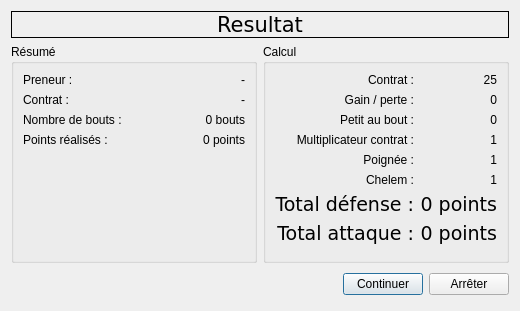
<ui version="4.0" >
 <class>ResultUI</class>
 <widget class="QDialog" name="ResultUI" >
  <property name="geometry" >
   <rect>
    <x>0</x>
    <y>0</y>
    <width>520</width>
    <height>311</height>
   </rect>
  </property>
  <property name="windowTitle" >
   <string>Résultat</string>
  </property>
  <layout class="QGridLayout" >
   <item row="0" column="0" colspan="2" >
    <widget class="QLabel" name="lblResultat" >
     <property name="sizePolicy" >
      <sizepolicy vsizetype="Fixed" hsizetype="Preferred" >
       <horstretch>0</horstretch>
       <verstretch>0</verstretch>
      </sizepolicy>
     </property>
     <property name="font" >
      <font>
       <family>Verdana</family>
       <pointsize>16</pointsize>
       <weight>50</weight>
       <italic>false</italic>
       <bold>false</bold>
       <underline>false</underline>
       <strikeout>false</strikeout>
      </font>
     </property>
     <property name="frameShape" >
      <enum>QFrame::Box</enum>
     </property>
     <property name="text" >
      <string>Resultat</string>
     </property>
     <property name="textFormat" >
      <enum>Qt::RichText</enum>
     </property>
     <property name="scaledContents" >
      <bool>false</bool>
     </property>
     <property name="alignment" >
      <set>Qt::AlignCenter</set>
     </property>
    </widget>
   </item>
   <item row="1" column="0" >
    <widget class="QGroupBox" name="groupBox" >
     <property name="title" >
      <string>Résumé</string>
     </property>
     <layout class="QGridLayout" >
      <property name="leftMargin" >
       <number>9</number>
      </property>
      <property name="topMargin" >
       <number>9</number>
      </property>
      <property name="rightMargin" >
       <number>9</number>
      </property>
      <property name="bottomMargin" >
       <number>9</number>
      </property>
      <property name="horizontalSpacing" >
       <number>6</number>
      </property>
      <property name="verticalSpacing" >
       <number>6</number>
      </property>
      <item row="0" column="0" >
       <layout class="QHBoxLayout" >
        <property name="spacing" >
         <number>6</number>
        </property>
        <property name="leftMargin" >
         <number>0</number>
        </property>
        <property name="topMargin" >
         <number>0</number>
        </property>
        <property name="rightMargin" >
         <number>0</number>
        </property>
        <property name="bottomMargin" >
         <number>0</number>
        </property>
        <item>
         <layout class="QVBoxLayout" >
          <property name="spacing" >
           <number>6</number>
          </property>
          <property name="leftMargin" >
           <number>0</number>
          </property>
          <property name="topMargin" >
           <number>0</number>
          </property>
          <property name="rightMargin" >
           <number>0</number>
          </property>
          <property name="bottomMargin" >
           <number>0</number>
          </property>
          <item>
           <widget class="QLabel" name="TextLabel1" >
            <property name="text" >
             <string>Preneur :</string>
            </property>
           </widget>
          </item>
          <item>
           <widget class="QLabel" name="TextLabel2" >
            <property name="text" >
             <string>Contrat :</string>
            </property>
           </widget>
          </item>
          <item>
           <widget class="QLabel" name="TextLabel3" >
            <property name="text" >
             <string>Nombre de bouts :</string>
            </property>
           </widget>
          </item>
          <item>
           <widget class="QLabel" name="TextLabel5" >
            <property name="text" >
             <string>Points réalisés :</string>
            </property>
           </widget>
          </item>
         </layout>
        </item>
        <item>
         <layout class="QVBoxLayout" >
          <property name="spacing" >
           <number>6</number>
          </property>
          <property name="leftMargin" >
           <number>0</number>
          </property>
          <property name="topMargin" >
           <number>0</number>
          </property>
          <property name="rightMargin" >
           <number>0</number>
          </property>
          <property name="bottomMargin" >
           <number>0</number>
          </property>
          <item>
           <widget class="QLabel" name="lblPreneur" >
            <property name="text" >
             <string>-</string>
            </property>
            <property name="alignment" >
             <set>Qt::AlignRight|Qt::AlignTrailing|Qt::AlignVCenter</set>
            </property>
           </widget>
          </item>
          <item>
           <widget class="QLabel" name="lblContrat" >
            <property name="text" >
             <string>-</string>
            </property>
            <property name="alignment" >
             <set>Qt::AlignRight|Qt::AlignTrailing|Qt::AlignVCenter</set>
            </property>
           </widget>
          </item>
          <item>
           <widget class="QLabel" name="lblNbBouts" >
            <property name="text" >
             <string>0 bouts</string>
            </property>
            <property name="alignment" >
             <set>Qt::AlignRight|Qt::AlignTrailing|Qt::AlignVCenter</set>
            </property>
           </widget>
          </item>
          <item>
           <widget class="QLabel" name="lblPoints" >
            <property name="text" >
             <string>0 points</string>
            </property>
            <property name="alignment" >
             <set>Qt::AlignRight|Qt::AlignTrailing|Qt::AlignVCenter</set>
            </property>
           </widget>
          </item>
         </layout>
        </item>
       </layout>
      </item>
      <item row="1" column="0" >
       <spacer>
        <property name="orientation" >
         <enum>Qt::Vertical</enum>
        </property>
        <property name="sizeHint" >
         <size>
          <width>20</width>
          <height>40</height>
         </size>
        </property>
       </spacer>
      </item>
     </layout>
    </widget>
   </item>
   <item row="1" column="1" >
    <widget class="QGroupBox" name="groupBox_2" >
     <property name="title" >
      <string>Calcul</string>
     </property>
     <layout class="QGridLayout" >
      <property name="leftMargin" >
       <number>9</number>
      </property>
      <property name="topMargin" >
       <number>9</number>
      </property>
      <property name="rightMargin" >
       <number>9</number>
      </property>
      <property name="bottomMargin" >
       <number>9</number>
      </property>
      <property name="horizontalSpacing" >
       <number>6</number>
      </property>
      <property name="verticalSpacing" >
       <number>6</number>
      </property>
      <item row="0" column="0" >
       <layout class="QHBoxLayout" >
        <property name="spacing" >
         <number>6</number>
        </property>
        <property name="leftMargin" >
         <number>0</number>
        </property>
        <property name="topMargin" >
         <number>0</number>
        </property>
        <property name="rightMargin" >
         <number>0</number>
        </property>
        <property name="bottomMargin" >
         <number>0</number>
        </property>
        <item>
         <layout class="QVBoxLayout" >
          <property name="spacing" >
           <number>6</number>
          </property>
          <property name="leftMargin" >
           <number>0</number>
          </property>
          <property name="topMargin" >
           <number>0</number>
          </property>
          <property name="rightMargin" >
           <number>0</number>
          </property>
          <property name="bottomMargin" >
           <number>0</number>
          </property>
          <item>
           <widget class="QLabel" name="TextLabel1_2" >
            <property name="text" >
             <string>Contrat :</string>
            </property>
            <property name="alignment" >
             <set>Qt::AlignRight|Qt::AlignTrailing|Qt::AlignVCenter</set>
            </property>
           </widget>
          </item>
          <item>
           <widget class="QLabel" name="TextLabel2_2" >
            <property name="text" >
             <string>Gain / perte :</string>
            </property>
            <property name="alignment" >
             <set>Qt::AlignRight|Qt::AlignTrailing|Qt::AlignVCenter</set>
            </property>
           </widget>
          </item>
          <item>
           <widget class="QLabel" name="TextLabel4_2" >
            <property name="text" >
             <string>Petit au bout :</string>
            </property>
            <property name="alignment" >
             <set>Qt::AlignRight|Qt::AlignTrailing|Qt::AlignVCenter</set>
            </property>
           </widget>
          </item>
          <item>
           <widget class="QLabel" name="TextLabel3_2" >
            <property name="text" >
             <string>Multiplicateur contrat :</string>
            </property>
            <property name="alignment" >
             <set>Qt::AlignRight|Qt::AlignTrailing|Qt::AlignVCenter</set>
            </property>
           </widget>
          </item>
          <item>
           <widget class="QLabel" name="TextLabel5_2" >
            <property name="text" >
             <string>Poignée :</string>
            </property>
            <property name="alignment" >
             <set>Qt::AlignRight|Qt::AlignTrailing|Qt::AlignVCenter</set>
            </property>
           </widget>
          </item>
          <item>
           <widget class="QLabel" name="TextLabel6_2" >
            <property name="text" >
             <string>Chelem :</string>
            </property>
            <property name="alignment" >
             <set>Qt::AlignRight|Qt::AlignTrailing|Qt::AlignVCenter</set>
            </property>
           </widget>
          </item>
          <item>
           <widget class="QLabel" name="TextLabel6_2_2" >
            <property name="font" >
             <font>
              <family>Verdana</family>
              <pointsize>14</pointsize>
              <weight>50</weight>
              <italic>false</italic>
              <bold>false</bold>
              <underline>false</underline>
              <strikeout>false</strikeout>
             </font>
            </property>
            <property name="text" >
             <string>Total défense :</string>
            </property>
            <property name="alignment" >
             <set>Qt::AlignRight|Qt::AlignTrailing|Qt::AlignVCenter</set>
            </property>
           </widget>
          </item>
          <item>
           <widget class="QLabel" name="TextLabel6_2_2_2" >
            <property name="font" >
             <font>
              <family>Verdana</family>
              <pointsize>14</pointsize>
              <weight>50</weight>
              <italic>false</italic>
              <bold>false</bold>
              <underline>false</underline>
              <strikeout>false</strikeout>
             </font>
            </property>
            <property name="text" >
             <string>Total attaque :</string>
            </property>
            <property name="alignment" >
             <set>Qt::AlignRight|Qt::AlignTrailing|Qt::AlignVCenter</set>
            </property>
           </widget>
          </item>
         </layout>
        </item>
        <item>
         <layout class="QVBoxLayout" >
          <property name="spacing" >
           <number>6</number>
          </property>
          <property name="leftMargin" >
           <number>0</number>
          </property>
          <property name="topMargin" >
           <number>0</number>
          </property>
          <property name="rightMargin" >
           <number>0</number>
          </property>
          <property name="bottomMargin" >
           <number>0</number>
          </property>
          <item>
           <widget class="QLabel" name="lblPtContrat" >
            <property name="text" >
             <string>25</string>
            </property>
            <property name="alignment" >
             <set>Qt::AlignRight|Qt::AlignTrailing|Qt::AlignVCenter</set>
            </property>
           </widget>
          </item>
          <item>
           <widget class="QLabel" name="lblGains" >
            <property name="text" >
             <string>0</string>
            </property>
            <property name="alignment" >
             <set>Qt::AlignRight|Qt::AlignTrailing|Qt::AlignVCenter</set>
            </property>
           </widget>
          </item>
          <item>
           <widget class="QLabel" name="lblPetit" >
            <property name="text" >
             <string>0</string>
            </property>
            <property name="alignment" >
             <set>Qt::AlignRight|Qt::AlignTrailing|Qt::AlignVCenter</set>
            </property>
           </widget>
          </item>
          <item>
           <widget class="QLabel" name="lblMultiple" >
            <property name="text" >
             <string>1</string>
            </property>
            <property name="alignment" >
             <set>Qt::AlignRight|Qt::AlignTrailing|Qt::AlignVCenter</set>
            </property>
           </widget>
          </item>
          <item>
           <widget class="QLabel" name="lblPoignee" >
            <property name="text" >
             <string>1</string>
            </property>
            <property name="alignment" >
             <set>Qt::AlignRight|Qt::AlignTrailing|Qt::AlignVCenter</set>
            </property>
           </widget>
          </item>
          <item>
           <widget class="QLabel" name="lblChelem" >
            <property name="text" >
             <string>1</string>
            </property>
            <property name="alignment" >
             <set>Qt::AlignRight|Qt::AlignTrailing|Qt::AlignVCenter</set>
            </property>
           </widget>
          </item>
          <item>
           <widget class="QLabel" name="lblTotalDefense" >
            <property name="font" >
             <font>
              <family>Verdana</family>
              <pointsize>14</pointsize>
              <weight>50</weight>
              <italic>false</italic>
              <bold>false</bold>
              <underline>false</underline>
              <strikeout>false</strikeout>
             </font>
            </property>
            <property name="text" >
             <string>0 points</string>
            </property>
            <property name="alignment" >
             <set>Qt::AlignBottom|Qt::AlignRight|Qt::AlignTrailing</set>
            </property>
           </widget>
          </item>
          <item>
           <widget class="QLabel" name="lblTotalAttaque" >
            <property name="font" >
             <font>
              <family>Verdana</family>
              <pointsize>14</pointsize>
              <weight>50</weight>
              <italic>false</italic>
              <bold>false</bold>
              <underline>false</underline>
              <strikeout>false</strikeout>
             </font>
            </property>
            <property name="text" >
             <string>0 points</string>
            </property>
            <property name="alignment" >
             <set>Qt::AlignBottom|Qt::AlignRight|Qt::AlignTrailing</set>
            </property>
           </widget>
          </item>
         </layout>
        </item>
       </layout>
      </item>
      <item row="1" column="0" >
       <spacer>
        <property name="orientation" >
         <enum>Qt::Vertical</enum>
        </property>
        <property name="sizeHint" >
         <size>
          <width>20</width>
          <height>40</height>
         </size>
        </property>
       </spacer>
      </item>
     </layout>
    </widget>
   </item>
   <item row="2" column="0" colspan="2" >
    <layout class="QHBoxLayout" >
     <item>
      <spacer>
       <property name="orientation" >
        <enum>Qt::Horizontal</enum>
       </property>
       <property name="sizeHint" >
        <size>
         <width>271</width>
         <height>31</height>
        </size>
       </property>
      </spacer>
     </item>
     <item>
      <widget class="QPushButton" name="continueButton" >
       <property name="text" >
        <string>Continuer</string>
       </property>
      </widget>
     </item>
     <item>
      <widget class="QPushButton" name="stopButton" >
       <property name="text" >
        <string>Arrêter</string>
       </property>
      </widget>
     </item>
    </layout>
   </item>
  </layout>
 </widget>
 <resources/>
 <connections>
  <connection>
   <sender>continueButton</sender>
   <signal>clicked()</signal>
   <receiver>ResultUI</receiver>
   <slot>accept()</slot>
   <hints>
    <hint type="sourcelabel" >
     <x>426</x>
     <y>297</y>
    </hint>
    <hint type="destinationlabel" >
     <x>96</x>
     <y>254</y>
    </hint>
   </hints>
  </connection>
  <connection>
   <sender>stopButton</sender>
   <signal>clicked()</signal>
   <receiver>ResultUI</receiver>
   <slot>reject()</slot>
   <hints>
    <hint type="sourcelabel" >
     <x>481</x>
     <y>288</y>
    </hint>
    <hint type="destinationlabel" >
     <x>508</x>
     <y>305</y>
    </hint>
   </hints>
  </connection>
 </connections>
</ui>
